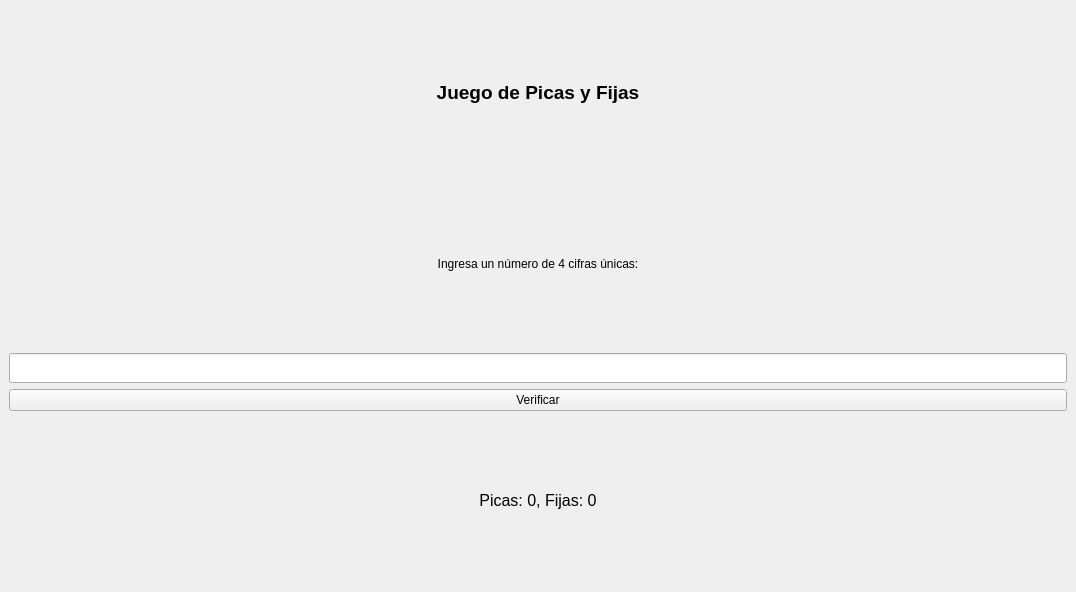
<?xml version="1.0" encoding="UTF-8"?>
<ui version="4.0">
 <class>MainWindow</class>
 <widget class="QMainWindow" name="MainWindow">
  <property name="geometry">
   <rect>
    <x>0</x>
    <y>0</y>
    <width>1076</width>
    <height>592</height>
   </rect>
  </property>
  <property name="windowTitle">
   <string>Picas y Fijas</string>
  </property>
  <widget class="QWidget" name="centralwidget">
   <layout class="QVBoxLayout" name="verticalLayout">
    <item>
     <widget class="QLabel" name="label_titulo">
      <property name="font">
       <font>
        <pointsize>14</pointsize>
        <weight>75</weight>
        <bold>true</bold>
       </font>
      </property>
      <property name="text">
       <string>Juego de Picas y Fijas</string>
      </property>
      <property name="alignment">
       <set>Qt::AlignCenter</set>
      </property>
     </widget>
    </item>
    <item>
     <widget class="QLabel" name="label_instrucciones">
      <property name="text">
       <string>Ingresa un número de 4 cifras únicas:</string>
      </property>
      <property name="alignment">
       <set>Qt::AlignCenter</set>
      </property>
     </widget>
    </item>
    <item>
     <widget class="QLineEdit" name="input_numero">
      <property name="minimumSize">
       <size>
        <width>100</width>
        <height>30</height>
       </size>
      </property>
      <property name="maxLength">
       <number>4</number>
      </property>
      <property name="alignment">
       <set>Qt::AlignCenter</set>
      </property>
     </widget>
    </item>
    <item>
     <widget class="QPushButton" name="boton_verificar">
      <property name="text">
       <string>Verificar</string>
      </property>
     </widget>
    </item>
    <item>
     <widget class="QLabel" name="label_resultado">
      <property name="font">
       <font>
        <pointsize>12</pointsize>
       </font>
      </property>
      <property name="text">
       <string>Picas: 0, Fijas: 0</string>
      </property>
      <property name="alignment">
       <set>Qt::AlignCenter</set>
      </property>
     </widget>
    </item>
   </layout>
   <widget class="QLabel" name="label_logo_superior_derecha">
    <property name="geometry">
     <rect>
      <x>300</x>
      <y>10</y>
      <width>80</width>
      <height>80</height>
     </rect>
    </property>
    <property name="layoutDirection">
     <enum>Qt::LeftToRight</enum>
    </property>
    <property name="text">
     <string/>
    </property>
    <property name="pixmap">
     <pixmap resource="../../Archivo/recursos.qrc">:/Logos/logouat2.jpg</pixmap>
    </property>
    <property name="scaledContents">
     <bool>true</bool>
    </property>
    <property name="alignment">
     <set>Qt::AlignBottom|Qt::AlignLeading|Qt::AlignLeft</set>
    </property>
    <property name="wordWrap">
     <bool>false</bool>
    </property>
    <property name="openExternalLinks">
     <bool>false</bool>
    </property>
   </widget>
   <widget class="QLabel" name="label_logo_inferior_izquierda">
    <property name="geometry">
     <rect>
      <x>10</x>
      <y>200</y>
      <width>80</width>
      <height>80</height>
     </rect>
    </property>
    <property name="text">
     <string/>
    </property>
    <property name="pixmap">
     <pixmap resource="../../Archivo/recursos.qrc">:/Logos/logouat.jpg</pixmap>
    </property>
    <property name="scaledContents">
     <bool>true</bool>
    </property>
   </widget>
  </widget>
 </widget>
 <resources>
  <include location="../Archivo/recursos.qrc"/>
  <include location="../../Archivo/recursos.qrc"/>
 </resources>
 <connections/>
</ui>
